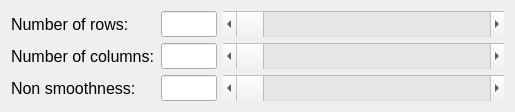
<?xml version="1.0" encoding="UTF-8"?>
<ui version="4.0">
 <class>ControlPanel</class>
 <widget class="QDialog" name="ControlPanel">
  <property name="geometry">
   <rect>
    <x>0</x>
    <y>0</y>
    <width>515</width>
    <height>112</height>
   </rect>
  </property>
  <property name="windowTitle">
   <string>Dialog</string>
  </property>
  <layout class="QVBoxLayout" name="verticalLayout_4">
   <item>
    <layout class="QHBoxLayout" name="horizontalLayout" stretch="1,1,5">
     <item>
      <layout class="QVBoxLayout" name="verticalLayout">
       <item>
        <widget class="QLabel" name="label_rowSize">
         <property name="font">
          <font>
           <pointsize>12</pointsize>
          </font>
         </property>
         <property name="text">
          <string>Number of rows:</string>
         </property>
        </widget>
       </item>
       <item>
        <widget class="QLabel" name="label_colSize">
         <property name="font">
          <font>
           <pointsize>12</pointsize>
          </font>
         </property>
         <property name="text">
          <string>Number of columns:</string>
         </property>
        </widget>
       </item>
       <item>
        <widget class="QLabel" name="label_Nonsmoothness">
         <property name="font">
          <font>
           <pointsize>12</pointsize>
          </font>
         </property>
         <property name="text">
          <string>Non smoothness:</string>
         </property>
        </widget>
       </item>
      </layout>
     </item>
     <item>
      <layout class="QVBoxLayout" name="verticalLayout_2">
       <item>
        <widget class="QLineEdit" name="lineEdit_rowSize">
         <property name="sizePolicy">
          <sizepolicy hsizetype="Expanding" vsizetype="Preferred">
           <horstretch>0</horstretch>
           <verstretch>0</verstretch>
          </sizepolicy>
         </property>
         <property name="alignment">
          <set>Qt::AlignCenter</set>
         </property>
        </widget>
       </item>
       <item>
        <widget class="QLineEdit" name="lineEdit_colSize">
         <property name="sizePolicy">
          <sizepolicy hsizetype="Expanding" vsizetype="Preferred">
           <horstretch>0</horstretch>
           <verstretch>0</verstretch>
          </sizepolicy>
         </property>
         <property name="alignment">
          <set>Qt::AlignCenter</set>
         </property>
        </widget>
       </item>
       <item>
        <widget class="QLineEdit" name="lineEdit_Nonsmoothness">
         <property name="sizePolicy">
          <sizepolicy hsizetype="Expanding" vsizetype="Preferred">
           <horstretch>0</horstretch>
           <verstretch>0</verstretch>
          </sizepolicy>
         </property>
         <property name="alignment">
          <set>Qt::AlignCenter</set>
         </property>
        </widget>
       </item>
      </layout>
     </item>
     <item>
      <layout class="QVBoxLayout" name="verticalLayout_3">
       <item>
        <widget class="QScrollBar" name="horizontalScrollBar_rowSize">
         <property name="sizePolicy">
          <sizepolicy hsizetype="Minimum" vsizetype="Preferred">
           <horstretch>0</horstretch>
           <verstretch>0</verstretch>
          </sizepolicy>
         </property>
         <property name="orientation">
          <enum>Qt::Horizontal</enum>
         </property>
        </widget>
       </item>
       <item>
        <widget class="QScrollBar" name="horizontalScrollBar_colSize">
         <property name="sizePolicy">
          <sizepolicy hsizetype="Minimum" vsizetype="Preferred">
           <horstretch>0</horstretch>
           <verstretch>0</verstretch>
          </sizepolicy>
         </property>
         <property name="orientation">
          <enum>Qt::Horizontal</enum>
         </property>
        </widget>
       </item>
       <item>
        <widget class="QScrollBar" name="horizontalScrollBar_Nonsmoothness">
         <property name="sizePolicy">
          <sizepolicy hsizetype="Minimum" vsizetype="Preferred">
           <horstretch>0</horstretch>
           <verstretch>0</verstretch>
          </sizepolicy>
         </property>
         <property name="orientation">
          <enum>Qt::Horizontal</enum>
         </property>
        </widget>
       </item>
      </layout>
     </item>
    </layout>
   </item>
  </layout>
 </widget>
 <resources/>
 <connections/>
</ui>
